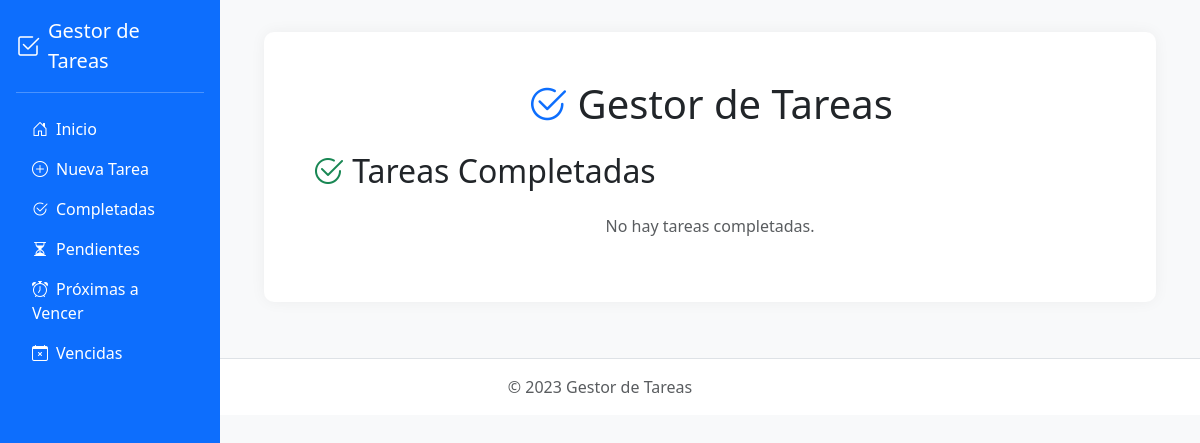
The page /completadas/ on the database as committed earlier.
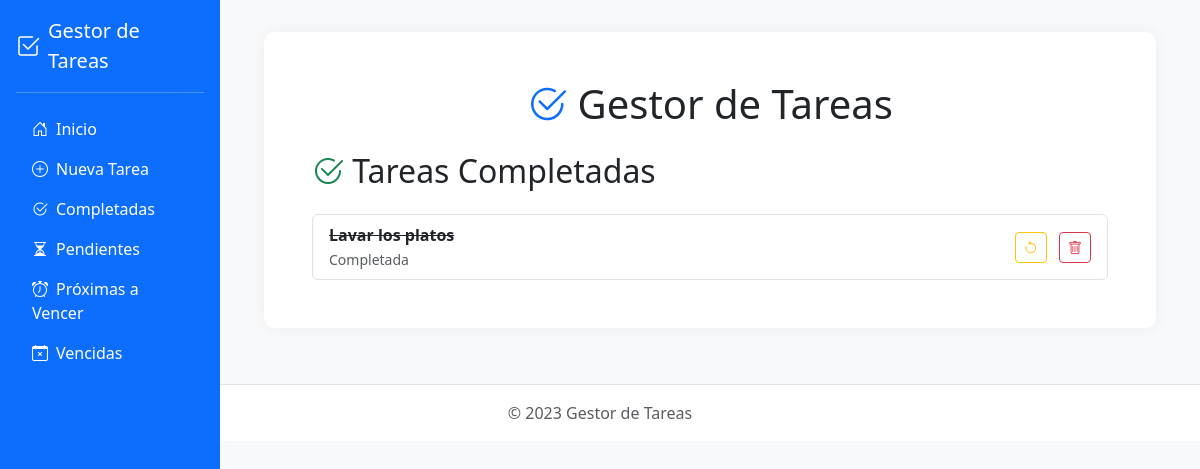
The same page on the database as committed later.
### tasks/models.py (models this page shows, shortened)
class Task(models.Model):
    PRIORITY_CHOICES = [
        ('high', 'Alta'),
        ('medium', 'Media'),
        ('low', 'Baja'),
    ]
    description = models.CharField(max_length=255)
    priority = models.CharField(max_length=10, choices=PRIORITY_CHOICES, default='medium')
    completed = models.BooleanField(default=False)
    created_at = models.DateTimeField(auto_now_add=True)
    deadline = models.DateTimeField(null=True, blank=True)

### tasks/views.py (the view)
# urls.py: path('completadas/', views.completed_tasks, name='completed_tasks'),
def completed_tasks(request):
    tasks = Task.objects.filter(completed=True).order_by('-created_at')
    return render(request, 'tasks/completed_tasks.html', {'tasks': tasks})

### tasks/templates/tasks/completed_tasks.html
{% extends 'tasks/base.html' %}
{% block content %}
<h2 class="mb-4"><i class="bi bi-check2-circle text-success"></i> Tareas Completadas</h2>
{% if tasks %}
    <ul class="list-group">
        {% for task in tasks %}
            <li class="list-group-item d-flex justify-content-between align-items-center">
                <div>
                    <del><strong>{{ task.description }}</strong></del><br>
                    <small class="text-muted">Completada</small>
                </div>
                <div>
                    <a href="{% url 'toggle_task' task.id %}" class="btn btn-outline-warning btn-sm me-2">
                        <i class="bi bi-arrow-counterclockwise"></i>
                    </a>
                    <a href="{% url 'delete_task' task.id %}" class="btn btn-outline-danger btn-sm">
                        <i class="bi bi-trash"></i>
                    </a>
                </div>
            </li>
        {% endfor %}
    </ul>
{% else %}
    <p class="text-muted text-center">No hay tareas completadas.</p>
{% endif %}
{% endblock %}

Rows that differ between the two databases and show on the page:
added Task: description "Lavar los platos"
Other text that changed with them:
text no longer shown: "No hay tareas completadas."
